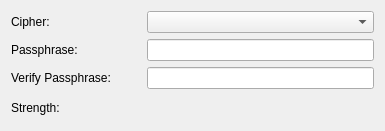
<?xml version="1.0" encoding="UTF-8"?>
<ui version="4.0">
 <class>WizardPage</class>
 <widget class="QWizardPage" name="WizardPage">
  <property name="geometry">
   <rect>
    <x>0</x>
    <y>0</y>
    <width>385</width>
    <height>131</height>
   </rect>
  </property>
  <property name="windowTitle">
   <string>WizardPage</string>
  </property>
  <layout class="QVBoxLayout" name="verticalLayout">
   <item>
    <layout class="QGridLayout" name="gridLayout" rowstretch="0,0,0,0">
     <item row="0" column="0">
      <widget class="QLabel" name="label">
       <property name="text">
        <string>Cipher:</string>
       </property>
      </widget>
     </item>
     <item row="0" column="1">
      <widget class="QComboBox" name="cipherBox">
       <property name="maximumSize">
        <size>
         <width>227</width>
         <height>16777215</height>
        </size>
       </property>
      </widget>
     </item>
     <item row="1" column="0">
      <widget class="QLabel" name="label_2">
       <property name="text">
        <string>Passphrase:</string>
       </property>
      </widget>
     </item>
     <item row="1" column="1">
      <widget class="QLineEdit" name="passphrase_0">
       <property name="maximumSize">
        <size>
         <width>227</width>
         <height>16777215</height>
        </size>
       </property>
       <property name="inputMask">
        <string/>
       </property>
       <property name="echoMode">
        <enum>QLineEdit::Password</enum>
       </property>
      </widget>
     </item>
     <item row="2" column="0">
      <widget class="QLabel" name="label_3">
       <property name="text">
        <string>Verify Passphrase:</string>
       </property>
      </widget>
     </item>
     <item row="2" column="1">
      <widget class="QLineEdit" name="passphrase_1">
       <property name="maximumSize">
        <size>
         <width>227</width>
         <height>16777215</height>
        </size>
       </property>
       <property name="echoMode">
        <enum>QLineEdit::Password</enum>
       </property>
      </widget>
     </item>
     <item row="3" column="0">
      <widget class="QLabel" name="label_4">
       <property name="text">
        <string>Strength:</string>
       </property>
      </widget>
     </item>
     <item row="3" column="1">
      <widget class="QLabel" name="seclevelPixmap">
       <property name="text">
        <string/>
       </property>
       <property name="pixmap">
        <pixmap>../../icons/default.png</pixmap>
       </property>
      </widget>
     </item>
    </layout>
   </item>
  </layout>
 </widget>
 <resources/>
 <connections/>
</ui>
